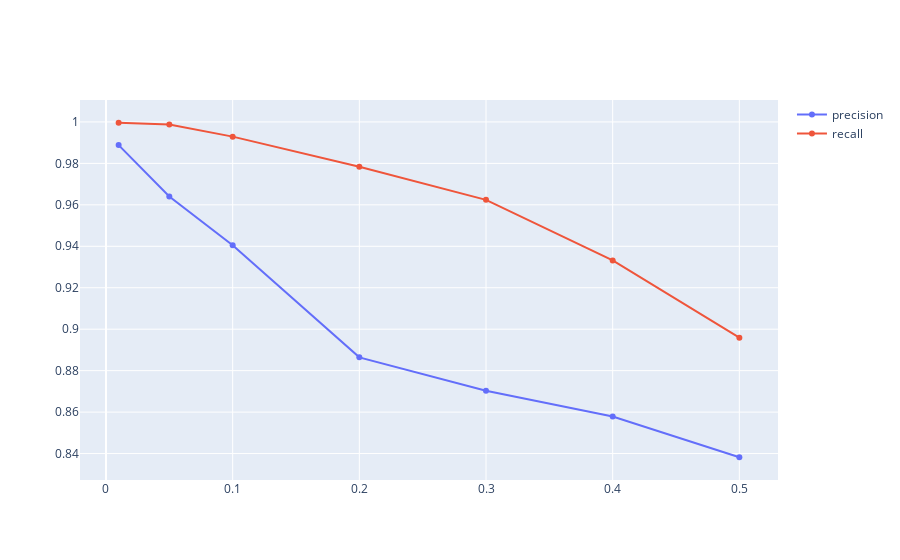

The cell this chart's notebook holds for it:
### Code cell
fig = go.Figure()
fig.add_trace(go.Scatter(x=[d['outlier_prob'] for d in data], y=[d['precision'] for d in data],
                    name='precision'))
fig.add_trace(go.Scatter(x=[d['outlier_prob'] for d in data], y=[d['recall'] for d in data],
                    name='recall'))

fig.show()

### Figure 1 — Plotly figure (JSON) as saved in the notebook; plotly's stock layout.template omitted (floating-point values rounded to 4 significant figures)
{"data": [{"name": "precision", "type": "scatter", "x": [0.01, 0.05, 0.1, 0.2, 0.3, 0.4, 0.5], "y": [0.9888, 0.964, 0.9405, 0.8864, 0.8703, 0.8579, 0.8382]}, {"name": "recall", "type": "scatter", "x": [0.01, 0.05, 0.1, 0.2, 0.3, 0.4, 0.5], "y": [0.9996, 0.9988, 0.9929, 0.9784, 0.9624, 0.9332, 0.8959]}], "layout": {}}
